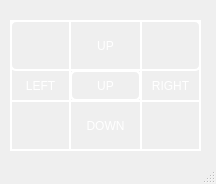
<?xml version="1.0" encoding="UTF-8"?>
<ui version="4.0">
 <class>MainWindow</class>
 <widget class="QMainWindow" name="MainWindow">
  <property name="geometry">
   <rect>
    <x>0</x>
    <y>0</y>
    <width>216</width>
    <height>184</height>
   </rect>
  </property>
  <property name="windowTitle">
   <string>MainWindow</string>
  </property>
  <property name="windowOpacity">
   <double>0.750000000000000</double>
  </property>
  <widget class="QWidget" name="centralwidget">
   <property name="autoFillBackground">
    <bool>false</bool>
   </property>
   <widget class="QPushButton" name="pushButton">
    <property name="geometry">
     <rect>
      <x>10</x>
      <y>20</y>
      <width>191</width>
      <height>51</height>
     </rect>
    </property>
    <property name="styleSheet">
     <string notr="true">QPushButton {
    background-color: transparent;
    border: 2px solid white;
    color: white;
    border-radius: 6px;
}

QPushButton:hover {
    background-color: rgba(255, 255, 255, 0.08);
}

QPushButton:pressed {
    background-color: transparent;
    border: 2px solid white;
}

QPushButton:focus {
    background-color: transparent;
    border: 2px solid white;
    outline: none;
}

QPushButton:checked {
    background-color: transparent;
    border: 2px solid white;
}</string>
    </property>
    <property name="text">
     <string>UP</string>
    </property>
   </widget>
   <widget class="QPushButton" name="pushButton_2">
    <property name="geometry">
     <rect>
      <x>10</x>
      <y>100</y>
      <width>191</width>
      <height>51</height>
     </rect>
    </property>
    <property name="styleSheet">
     <string notr="true">background-color: transparent;
        border: 2px solid white;
        color: white;</string>
    </property>
    <property name="text">
     <string>DOWN</string>
    </property>
   </widget>
   <widget class="QPushButton" name="pushButton_3">
    <property name="geometry">
     <rect>
      <x>140</x>
      <y>20</y>
      <width>61</width>
      <height>131</height>
     </rect>
    </property>
    <property name="styleSheet">
     <string notr="true">background-color: transparent;
        border: 2px solid white;
        color: white;</string>
    </property>
    <property name="text">
     <string>RIGHT</string>
    </property>
   </widget>
   <widget class="QPushButton" name="pushButton_4">
    <property name="geometry">
     <rect>
      <x>10</x>
      <y>20</y>
      <width>61</width>
      <height>131</height>
     </rect>
    </property>
    <property name="styleSheet">
     <string notr="true">background-color: transparent;
        border: 2px solid white;
        color: white;</string>
    </property>
    <property name="text">
     <string>LEFT</string>
    </property>
   </widget>
   <widget class="QPushButton" name="pushButton_5">
    <property name="geometry">
     <rect>
      <x>70</x>
      <y>70</y>
      <width>71</width>
      <height>31</height>
     </rect>
    </property>
    <property name="styleSheet">
     <string notr="true">QPushButton {
    background-color: transparent;
    border: 2px solid white;
    color: white;
    border-radius: 6px;
}

QPushButton:hover {
    background-color: rgba(255, 255, 255, 0.08);
}

QPushButton:pressed {
    background-color: transparent;
    border: 2px solid white;
}

QPushButton:focus {
    background-color: transparent;
    border: 2px solid white;
    outline: none;
}

QPushButton:checked {
    background-color: transparent;
    border: 2px solid white;
}</string>
    </property>
    <property name="text">
     <string>UP</string>
    </property>
   </widget>
  </widget>
  <widget class="QMenuBar" name="menubar">
   <property name="geometry">
    <rect>
     <x>0</x>
     <y>0</y>
     <width>216</width>
     <height>22</height>
    </rect>
   </property>
  </widget>
  <widget class="QStatusBar" name="statusbar"/>
 </widget>
 <resources/>
 <connections/>
</ui>
